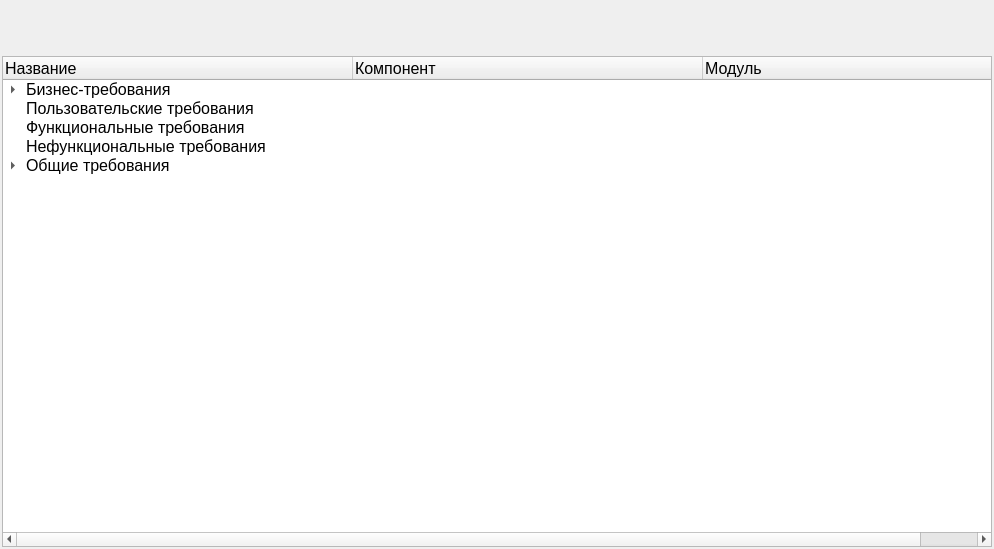
<?xml version="1.0" encoding="UTF-8"?>
<ui version="4.0">
 <class>BF_AnalizeForm</class>
 <widget class="QWidget" name="BF_AnalizeForm">
  <property name="geometry">
   <rect>
    <x>0</x>
    <y>0</y>
    <width>994</width>
    <height>549</height>
   </rect>
  </property>
  <property name="font">
   <font>
    <pointsize>12</pointsize>
   </font>
  </property>
  <property name="windowTitle">
   <string>Анализ</string>
  </property>
  <property name="windowIcon">
   <iconset resource="../../analysis_resources.qrc">
    <normaloff>:/analysisplugin/img/plugin.png</normaloff>:/analysisplugin/img/plugin.png</iconset>
  </property>
  <layout class="QGridLayout" name="gridLayout">
   <property name="leftMargin">
    <number>2</number>
   </property>
   <property name="topMargin">
    <number>2</number>
   </property>
   <property name="rightMargin">
    <number>2</number>
   </property>
   <property name="bottomMargin">
    <number>2</number>
   </property>
   <item row="0" column="4">
    <widget class="QPushButton" name="deleteButton">
     <property name="enabled">
      <bool>false</bool>
     </property>
     <property name="minimumSize">
      <size>
       <width>48</width>
       <height>48</height>
      </size>
     </property>
     <property name="maximumSize">
      <size>
       <width>48</width>
       <height>48</height>
      </size>
     </property>
     <property name="cursor">
      <cursorShape>PointingHandCursor</cursorShape>
     </property>
     <property name="text">
      <string/>
     </property>
     <property name="icon">
      <iconset resource="../../../../klever/core/frameWork/resources/framework_resources.qrc">
       <normaloff>:/images/raznoe31/raznoe31/48x48/118.png</normaloff>:/images/raznoe31/raznoe31/48x48/118.png</iconset>
     </property>
     <property name="iconSize">
      <size>
       <width>48</width>
       <height>48</height>
      </size>
     </property>
     <property name="flat">
      <bool>true</bool>
     </property>
    </widget>
   </item>
   <item row="0" column="1">
    <widget class="QPushButton" name="updateButton">
     <property name="enabled">
      <bool>false</bool>
     </property>
     <property name="minimumSize">
      <size>
       <width>48</width>
       <height>48</height>
      </size>
     </property>
     <property name="maximumSize">
      <size>
       <width>48</width>
       <height>48</height>
      </size>
     </property>
     <property name="cursor">
      <cursorShape>PointingHandCursor</cursorShape>
     </property>
     <property name="text">
      <string/>
     </property>
     <property name="icon">
      <iconset resource="../../../../klever/core/frameWork/resources/framework_resources.qrc">
       <normaloff>:/images/raznoe31/raznoe31/48x48/48.png</normaloff>:/images/raznoe31/raznoe31/48x48/48.png</iconset>
     </property>
     <property name="iconSize">
      <size>
       <width>48</width>
       <height>48</height>
      </size>
     </property>
     <property name="flat">
      <bool>true</bool>
     </property>
    </widget>
   </item>
   <item row="0" column="3">
    <widget class="QPushButton" name="editButton">
     <property name="enabled">
      <bool>false</bool>
     </property>
     <property name="minimumSize">
      <size>
       <width>48</width>
       <height>48</height>
      </size>
     </property>
     <property name="maximumSize">
      <size>
       <width>48</width>
       <height>48</height>
      </size>
     </property>
     <property name="cursor">
      <cursorShape>PointingHandCursor</cursorShape>
     </property>
     <property name="text">
      <string/>
     </property>
     <property name="icon">
      <iconset resource="../../../../klever/core/frameWork/resources/framework_resources.qrc">
       <normaloff>:/images/raznoe31/raznoe31/48x48/42.png</normaloff>:/images/raznoe31/raznoe31/48x48/42.png</iconset>
     </property>
     <property name="iconSize">
      <size>
       <width>48</width>
       <height>48</height>
      </size>
     </property>
     <property name="flat">
      <bool>true</bool>
     </property>
    </widget>
   </item>
   <item row="0" column="2">
    <spacer name="horizontalSpacer">
     <property name="orientation">
      <enum>Qt::Horizontal</enum>
     </property>
     <property name="sizeHint" stdset="0">
      <size>
       <width>40</width>
       <height>20</height>
      </size>
     </property>
    </spacer>
   </item>
   <item row="0" column="0">
    <widget class="QPushButton" name="onEditorButton">
     <property name="enabled">
      <bool>false</bool>
     </property>
     <property name="maximumSize">
      <size>
       <width>48</width>
       <height>48</height>
      </size>
     </property>
     <property name="cursor">
      <cursorShape>PointingHandCursor</cursorShape>
     </property>
     <property name="text">
      <string/>
     </property>
     <property name="icon">
      <iconset resource="../../../../klever/core/frameWork/resources/framework_resources.qrc">
       <normaloff>:/images/raznoe31/raznoe31/48x48/13.png</normaloff>:/images/raznoe31/raznoe31/48x48/13.png</iconset>
     </property>
     <property name="iconSize">
      <size>
       <width>48</width>
       <height>48</height>
      </size>
     </property>
     <property name="autoRepeat">
      <bool>false</bool>
     </property>
     <property name="autoExclusive">
      <bool>false</bool>
     </property>
     <property name="flat">
      <bool>true</bool>
     </property>
    </widget>
   </item>
   <item row="0" column="5">
    <widget class="QPushButton" name="addButton">
     <property name="enabled">
      <bool>false</bool>
     </property>
     <property name="minimumSize">
      <size>
       <width>48</width>
       <height>48</height>
      </size>
     </property>
     <property name="maximumSize">
      <size>
       <width>48</width>
       <height>48</height>
      </size>
     </property>
     <property name="cursor">
      <cursorShape>PointingHandCursor</cursorShape>
     </property>
     <property name="text">
      <string/>
     </property>
     <property name="icon">
      <iconset resource="../../../../klever/core/frameWork/resources/framework_resources.qrc">
       <normaloff>:/images/raznoe31/raznoe31/48x48/112.png</normaloff>:/images/raznoe31/raznoe31/48x48/112.png</iconset>
     </property>
     <property name="iconSize">
      <size>
       <width>48</width>
       <height>48</height>
      </size>
     </property>
     <property name="flat">
      <bool>true</bool>
     </property>
    </widget>
   </item>
   <item row="1" column="0" colspan="7">
    <widget class="QTreeWidget" name="analyzeTreeWidget">
     <property name="font">
      <font>
       <family>MS Shell Dlg 2</family>
       <pointsize>12</pointsize>
      </font>
     </property>
     <property name="frameShape">
      <enum>QFrame::StyledPanel</enum>
     </property>
     <property name="selectionBehavior">
      <enum>QAbstractItemView::SelectRows</enum>
     </property>
     <property name="iconSize">
      <size>
       <width>24</width>
       <height>24</height>
      </size>
     </property>
     <property name="textElideMode">
      <enum>Qt::ElideRight</enum>
     </property>
     <attribute name="headerCascadingSectionResizes">
      <bool>false</bool>
     </attribute>
     <attribute name="headerDefaultSectionSize">
      <number>350</number>
     </attribute>
     <attribute name="headerMinimumSectionSize">
      <number>350</number>
     </attribute>
     <attribute name="headerShowSortIndicator" stdset="0">
      <bool>false</bool>
     </attribute>
     <attribute name="headerStretchLastSection">
      <bool>false</bool>
     </attribute>
     <column>
      <property name="text">
       <string>Название</string>
      </property>
     </column>
     <column>
      <property name="text">
       <string>Компонент</string>
      </property>
     </column>
     <column>
      <property name="text">
       <string>Модуль</string>
      </property>
     </column>
     <item>
      <property name="text">
       <string>Бизнес-требования</string>
      </property>
      <item>
       <property name="text">
        <string>Видение</string>
       </property>
      </item>
      <item>
       <property name="text">
        <string>Предметная область</string>
       </property>
      </item>
     </item>
     <item>
      <property name="text">
       <string>Пользовательские требования</string>
      </property>
     </item>
     <item>
      <property name="text">
       <string>Функциональные требования</string>
      </property>
     </item>
     <item>
      <property name="text">
       <string>Нефункциональные требования</string>
      </property>
     </item>
     <item>
      <property name="text">
       <string>Общие требования</string>
      </property>
      <item>
       <property name="text">
        <string>Бизнес-правила</string>
       </property>
      </item>
      <item>
       <property name="text">
        <string>Системные требования</string>
       </property>
      </item>
      <item>
       <property name="text">
        <string>Требования к документированию</string>
       </property>
      </item>
      <item>
       <property name="text">
        <string>Требования к дизаину ГИП</string>
       </property>
      </item>
      <item>
       <property name="text">
        <string>Требования к безопасности и надежности</string>
       </property>
      </item>
      <item>
       <property name="text">
        <string>Требования к производительности</string>
       </property>
      </item>
      <item>
       <property name="text">
        <string>Требования к устойчивости к сбоям</string>
       </property>
      </item>
      <item>
       <property name="text">
        <string>Требования к эксплуатации и персоналу</string>
       </property>
      </item>
      <item>
       <property name="text">
        <string>Требования к внутреннему состоянию</string>
       </property>
      </item>
      <item>
       <property name="text">
        <string>Требования к отладке</string>
       </property>
      </item>
      <item>
       <property name="text">
        <string>Требования использования ПО</string>
       </property>
      </item>
      <item>
       <property name="text">
        <string>Требования к аппаратуре</string>
       </property>
      </item>
      <item>
       <property name="text">
        <string>Требования к стороннему ПО</string>
       </property>
      </item>
     </item>
    </widget>
   </item>
  </layout>
 </widget>
 <resources>
  <include location="../../analysis_resources.qrc"/>
  <include location="../../../../klever/core/frameWork/resources/framework_resources.qrc"/>
 </resources>
 <connections/>
</ui>
